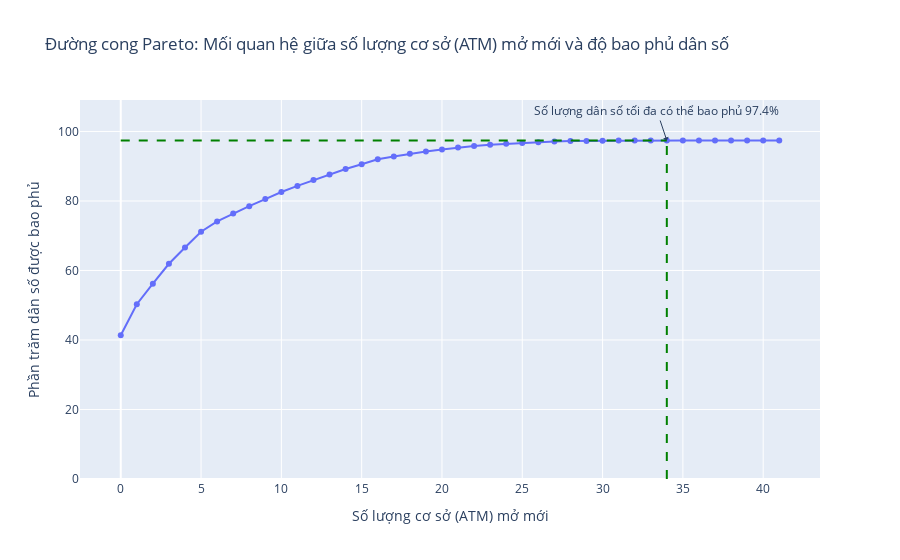

The code cell stored with this chart in its notebook:
### Code cell
import plotly.graph_objects as go

# Tách dữ liệu từ `result_list`
x_values = [item[0] for item in result_list]  # Ngân sách (số ATM mở)
y_values = [item[2] for item in result_list]  # Phần trăm dân số được bao phủ

# Tạo đồ thị
fig = go.Figure()

# Đường cong Pareto
fig.add_trace(go.Scatter(x=x_values, y=y_values, mode='lines+markers', name='Pareto Frontier'))

# Cài đặt bố cục
fig.update_layout(
    title="Đường cong Pareto: Mối quan hệ giữa số lượng cơ sở (ATM) mở mới và độ bao phủ dân số",
    xaxis_title="Số lượng cơ sở (ATM) mở mới",
    yaxis_title="Phần trăm dân số được bao phủ",
)

# Thêm các đường kẻ ngang và dọc để hiển thị ngưỡng tối ưu (nếu cần)
optimal_y = max(y_values)
optimal_x = x_values[y_values.index(optimal_y)]

fig.add_shape(type="line",
              x0=optimal_x, y0=0, x1=optimal_x, y1=optimal_y,
              line=dict(dash="dash", color="green"))
fig.add_shape(type="line",
              x0=0, y0=optimal_y, x1=optimal_x, y1=optimal_y,
              line=dict(dash="dash", color="green"))

# Thêm chú thích vào điểm tối ưu
fig.add_annotation(x=optimal_x, y=optimal_y,
                   text=f"Số lượng dân số tối đa có thể bao phủ {optimal_y}%",
                   showarrow=True, arrowhead=1)

# Hiển thị đồ thị
fig.show()

### Figure 1 — Plotly figure (JSON) as saved in the notebook; plotly's stock layout.template omitted (floating-point values rounded to 4 significant figures)
{"data": [{"mode": "lines+markers", "name": "Pareto Frontier", "type": "scatter", "x": [0, 1, 2, 3, 4, 5, 6, 7, 8, 9, 10, 11, 12, 13, 14, 15, 16, 17, 18, 19, 20, 21, 22, 23, 24, 25, 26, 27, 28, 29, 30, 31, 32, 33, 34, 35, 36, 37, 38, 39, 40, 41], "y": [41.38, 50.3, 56.2, 61.93, 66.6, 71.14, 74.11, 76.37, 78.5, 80.55, 82.57, 84.34, 86.02, 87.62, 89.18, 90.55, 91.98, 92.81, 93.58, 94.21, 94.81, 95.35, 95.85, 96.16, 96.44, 96.69, 96.93, 97.08, 97.23, 97.28, 97.33, 97.37, 97.38, 97.39, 97.4, 97.4, 97.4, 97.4, 97.4, 97.4, 97.4, 97.4]}], "layout": {"annotations": [{"arrowhead": 1, "showarrow": true, "text": "Số lượng dân số tối đa có thể bao phủ 97.4%", "x": 34, "y": 97.4}], "shapes": [{"line": {"color": "green", "dash": "dash"}, "type": "line", "x0": 34, "x1": 34, "y0": 0, "y1": 97.4}, {"line": {"color": "green", "dash": "dash"}, "type": "line", "x0": 0, "x1": 34, "y0": 97.4, "y1": 97.4}], "title": {"text": "Đường cong Pareto: Mối quan hệ giữa số lượng cơ sở (ATM) mở mới và độ bao phủ dân số"}, "xaxis": {"title": {"text": "Số lượng cơ sở (ATM) mở mới"}}, "yaxis": {"title": {"text": "Phần trăm dân số được bao phủ"}}}}
